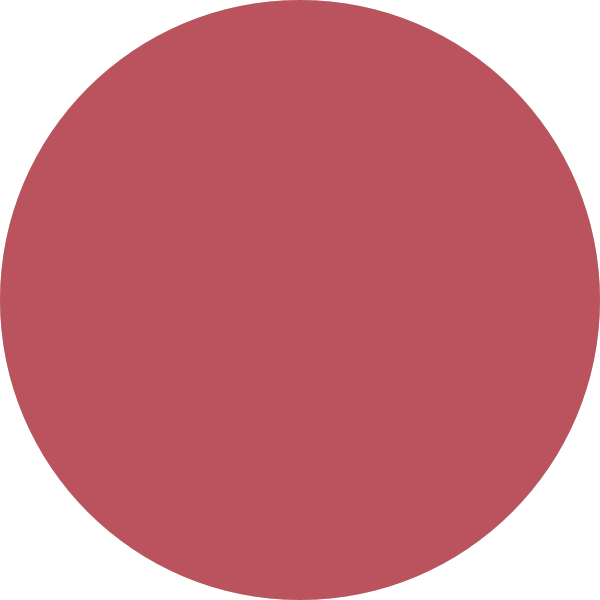
Frame 1 (no input)
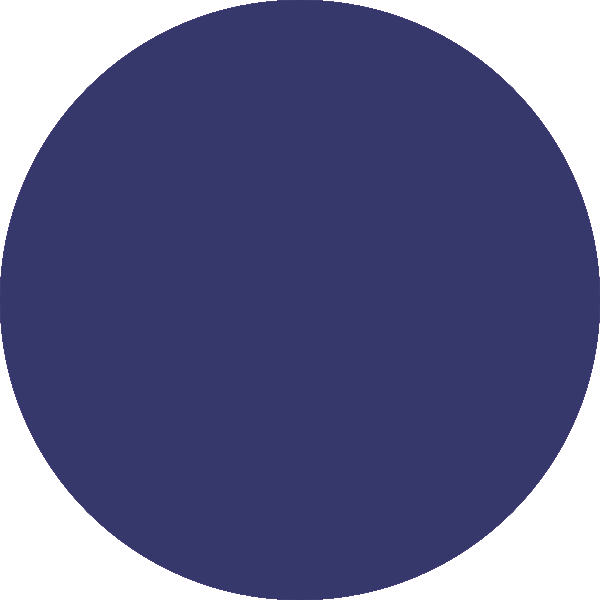
Frame 60 (the mouse pressed at the canvas centre just before this capture)
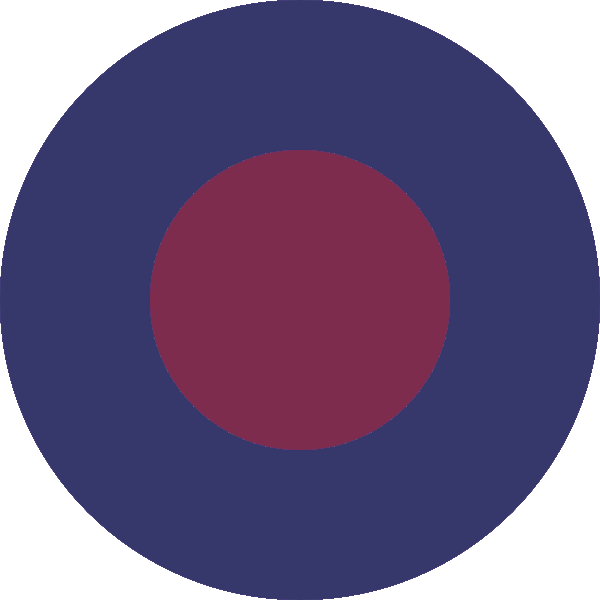
Frame 120 (the mouse held since frame 60 and released just before this capture)

The Processing sketch that drew these frames (run headless with seeded random() and noise(); from frame 60 on, the mouse is pressed at the canvas centre):

// Processing sketch: processing_36934
// ── processing_36934.pde

void setup()
{ background(255, 255, 255);
  size(600, 600);
  smooth();
  frameRate(30);
}

void draw()
{ noStroke();
  fill(mouseY%255, random(256), random(256), 150);
  ellipse(300, 300, width-mouseX, height-mouseY);
  fill (random(256), mouseX%255, random(256), 150);
  ellipse(300, 300, width-mouseY, height-mouseX);
  fill (mouseX%255, mouseY%255, random(256), 150);
  ellipse(300, 300, mouseX, mouseY);
  fill(random(256), mouseY%255, mouseX%255, 150);
  ellipse(300, 300, mouseY, mouseX);


}

void mousePressed()
{ fill(255, 255, 255);
rect(0, 0, 600, 600);
}                                               
